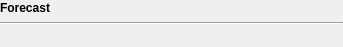
<?xml version="1.0" encoding="UTF-8"?>
<ui version="4.0">
 <class>ForecastWidget</class>
 <widget class="QWidget" name="ForecastWidget">
  <property name="geometry">
   <rect>
    <x>0</x>
    <y>0</y>
    <width>343</width>
    <height>47</height>
   </rect>
  </property>
  <property name="minimumSize">
   <size>
    <width>343</width>
    <height>0</height>
   </size>
  </property>
  <property name="maximumSize">
   <size>
    <width>343</width>
    <height>16777215</height>
   </size>
  </property>
  <property name="windowTitle">
   <string>Form</string>
  </property>
  <layout class="QGridLayout" name="gridLayout">
   <property name="leftMargin">
    <number>0</number>
   </property>
   <property name="topMargin">
    <number>0</number>
   </property>
   <property name="rightMargin">
    <number>0</number>
   </property>
   <property name="bottomMargin">
    <number>0</number>
   </property>
   <item row="0" column="0">
    <layout class="QGridLayout" name="forecastLayout">
     <item row="0" column="0" colspan="2">
      <widget class="QLabel" name="label_9">
       <property name="text">
        <string>&lt;b&gt;Forecast&lt;/b&gt;</string>
       </property>
      </widget>
     </item>
     <item row="2" column="0">
      <widget class="QLabel" name="lblForecastIcon">
       <property name="maximumSize">
        <size>
         <width>16</width>
         <height>16</height>
        </size>
       </property>
       <property name="text">
        <string/>
       </property>
       <property name="pixmap">
        <pixmap resource="resources.qrc">:/icons/weather/clear</pixmap>
       </property>
      </widget>
     </item>
     <item row="2" column="1">
      <widget class="QLabel" name="lblForecast">
       <property name="text">
        <string/>
       </property>
       <property name="wordWrap">
        <bool>true</bool>
       </property>
      </widget>
     </item>
     <item row="1" column="0" colspan="2">
      <widget class="Line" name="line_3">
       <property name="orientation">
        <enum>Qt::Horizontal</enum>
       </property>
      </widget>
     </item>
    </layout>
   </item>
  </layout>
 </widget>
 <resources>
  <include location="resources.qrc"/>
 </resources>
 <connections/>
</ui>
